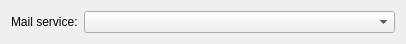
<?xml version="1.0" encoding="UTF-8"?>
<ui version="4.0">
 <class>AccountAddWizardTemplatePage</class>
 <widget class="QWizardPage" name="AccountAddWizardTemplatePage">
  <property name="geometry">
   <rect>
    <x>0</x>
    <y>0</y>
    <width>406</width>
    <height>41</height>
   </rect>
  </property>
  <layout class="QFormLayout" name="formLayout">
   <item row="0" column="0">
    <widget class="QLabel" name="label">
     <property name="text">
      <string>Mail service:</string>
     </property>
    </widget>
   </item>
   <item row="0" column="1">
    <widget class="QComboBox" name="MailTemplate_"/>
   </item>
  </layout>
 </widget>
 <resources/>
 <connections/>
</ui>
